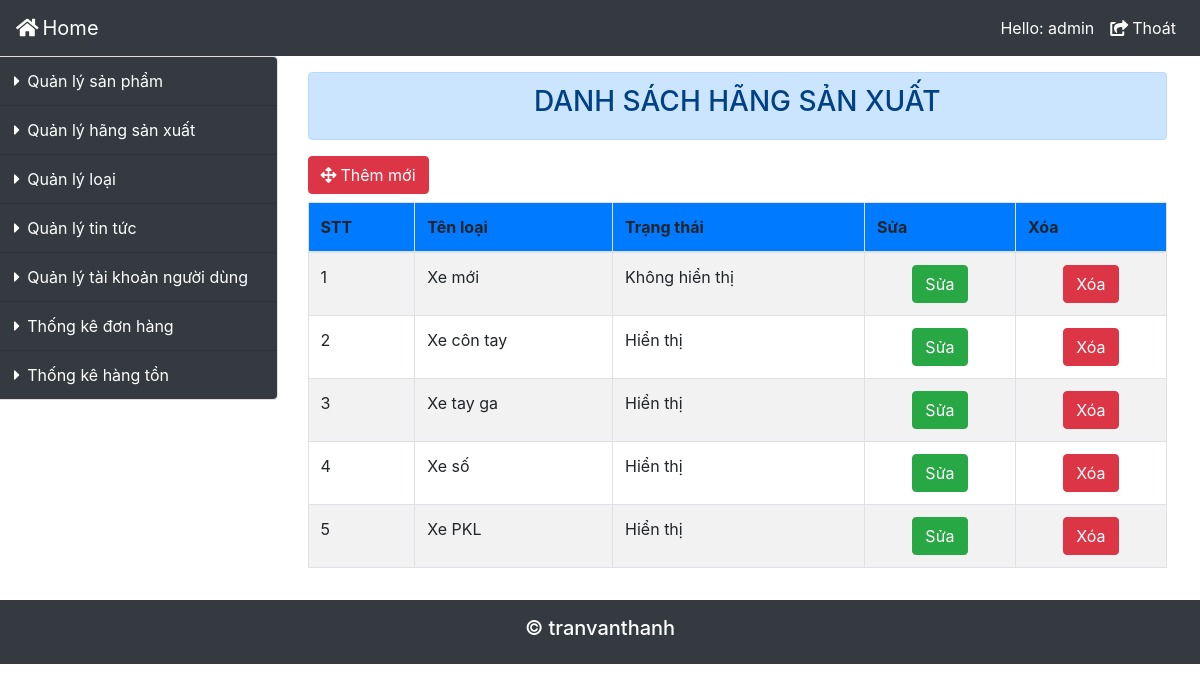
Page /Admin/index_admin.php?nc=dmloai (signed in) on the committed database.
### tables this page shows
CREATE TABLE `tbl_dmloai` (
  `IDLoai` int(11) NOT NULL,
  `TenLoai` varchar(100) NOT NULL,
  `TrangThai` int(11) NOT NULL
);

### Admin/dsdmloai.php (the view, shortened to what this page needs)
<div class="alert alert-primary mt-3 text-center" role="alert">
    <h3>DANH SÁCH HÃNG SẢN XUẤT</h3>
</div>
<div>
    <a href="index_admin.php?nc=themloaisp">
        <button class="btn btn-danger mr-4 mb-2"><i class='fas fa-arrows-alt mr-1'></i>Thêm mới</button>
    </a>
</div>
<div class="table-responsive">
    <table class="table table-striped table-bordered" cellspacing="0">
        <thead>
            <tr class="bg-primary">
                <th>STT</th>
                <th>Tên loại</th>
                <th>Trạng thái</th>
                <th>Sửa</th>
                <th>Xóa</th>
            </tr>
        </thead>
        <tbody>
            <?php
            $con = mysqli_connect('localhost', 'root', '', 'xemay');
            mysqli_set_charset($con, 'utf8');
            $sql_table_hsx = "SELECT * FROM tbl_dmloai order by IDLoai ASC";
            $kq = mysqli_query($con, $sql_table_hsx);
            $i = 1;
            while ($row = mysqli_fetch_assoc($kq)) {
                ?>
                <tr>
                    <td><?php echo $i; ?></td>
                    <td><?php echo $row['TenLoai']; ?></td>
                    <td><?php if ($row['TrangThai'] == 1) {
                                echo "Hiển thị";
                            } else {
                                echo "Không hiển thị";
                            }; ?></td>
                    <td style="vertical-align: middle; text-align: center;">
                        <a href="index_admin.php?nc=sualoaispx&id=<?php echo $row['IDLoai']; ?>">
                            <button class="btn btn-success">Sửa</button>
                        </a>
                    </td>
                    <td style="vertical-align: middle; text-align: center;">
                        <a onclick="return confirm('Bạn có chắc là muốn xóa hãng sản xuất này không?');" href="index_admin.php?nc=dmloai&action=deleteloaisp&id=<?php echo $row['IDLoai'];?>">
                            <button class="btn btn-danger">Xóa</button>
                        </a>
                    </td>
                </tr>
            <?php
                $i++;
            }
            ?>
        </tbody>
    </table>
</div>

### rows in the picture
tbl_dmloai: TenLoai "Xe mới", TrangThai "Không hiển thị"
tbl_dmloai: TenLoai "Xe côn tay", TrangThai "Hiển thị"
tbl_dmloai: TenLoai "Xe tay ga", TrangThai "Hiển thị"
tbl_dmloai: TenLoai "Xe số", TrangThai "Hiển thị"
tbl_dmloai: TenLoai "Xe PKL", TrangThai "Hiển thị"

### other values in the picture
$_SESSION['tendnadmin'] "admin"
